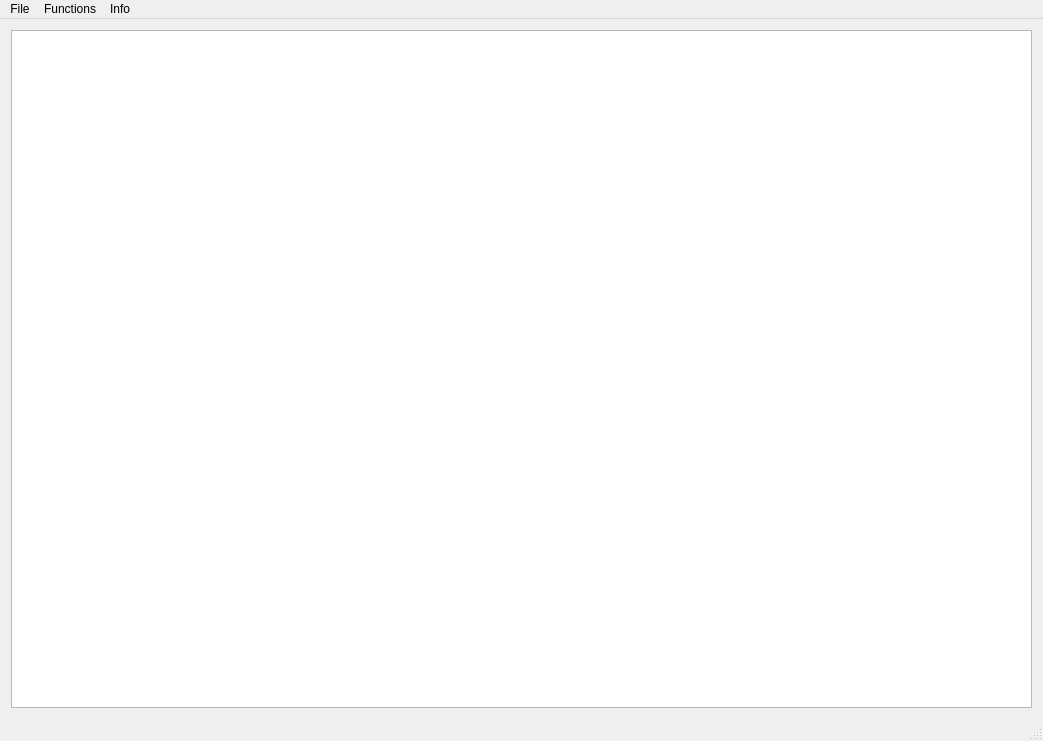
<?xml version="1.0" encoding="UTF-8"?>
<ui version="4.0">
 <class>MainWindow</class>
 <widget class="QMainWindow" name="MainWindow">
  <property name="geometry">
   <rect>
    <x>0</x>
    <y>0</y>
    <width>1043</width>
    <height>741</height>
   </rect>
  </property>
  <property name="windowTitle">
   <string>MainWindow</string>
  </property>
  <widget class="QWidget" name="centralWidget">
   <layout class="QHBoxLayout" name="horizontalLayout">
    <item>
     <widget class="QGraphicsView" name="graphicsView"/>
    </item>
   </layout>
  </widget>
  <widget class="QMenuBar" name="menuBar">
   <property name="geometry">
    <rect>
     <x>0</x>
     <y>0</y>
     <width>1043</width>
     <height>21</height>
    </rect>
   </property>
   <widget class="QMenu" name="menufile">
    <property name="title">
     <string>File</string>
    </property>
    <addaction name="actionOpen"/>
    <addaction name="actionCreate"/>
    <addaction name="actionSave"/>
   </widget>
   <widget class="QMenu" name="menuhelp">
    <property name="title">
     <string>Functions</string>
    </property>
    <addaction name="actionCut_image"/>
    <addaction name="actionDraw_invert_circle"/>
    <addaction name="actionDraw_a_section"/>
    <addaction name="actionImage_magnification"/>
   </widget>
   <widget class="QMenu" name="menuInfo">
    <property name="title">
     <string>Info</string>
    </property>
    <addaction name="actionAbout_file"/>
    <addaction name="actionaAuthor"/>
    <addaction name="actionHelp"/>
   </widget>
   <addaction name="menufile"/>
   <addaction name="menuhelp"/>
   <addaction name="menuInfo"/>
  </widget>
  <widget class="QStatusBar" name="statusBar"/>
  <action name="actionOpen">
   <property name="text">
    <string>Open</string>
   </property>
  </action>
  <action name="actionCreate">
   <property name="text">
    <string>Create</string>
   </property>
  </action>
  <action name="actionSave">
   <property name="text">
    <string>Save</string>
   </property>
  </action>
  <action name="actionCut_image">
   <property name="text">
    <string>Cut image</string>
   </property>
  </action>
  <action name="actionDraw_invert_circle">
   <property name="text">
    <string>Drawing invert circle</string>
   </property>
  </action>
  <action name="actionRGB_f">
   <property name="text">
    <string>RGB filter</string>
   </property>
  </action>
  <action name="actionImage_s">
   <property name="text">
    <string>Separate image</string>
   </property>
  </action>
  <action name="actionAbout_file">
   <property name="text">
    <string>About file</string>
   </property>
  </action>
  <action name="actionaAuthor">
   <property name="text">
    <string>Author</string>
   </property>
  </action>
  <action name="actionHelp">
   <property name="text">
    <string>Help</string>
   </property>
  </action>
  <action name="actionRandom_rectangle">
   <property name="text">
    <string>Random rectangle</string>
   </property>
  </action>
  <action name="actionCut_pick">
   <property name="text">
    <string>Cut pick</string>
   </property>
  </action>
  <action name="actionDrawing_a_section">
   <property name="text">
    <string>Draw section</string>
   </property>
  </action>
  <action name="actionDraw_a_section">
   <property name="text">
    <string>Drawing a section</string>
   </property>
  </action>
  <action name="actionImage_magnification">
   <property name="text">
    <string>Image magnification</string>
   </property>
  </action>
 </widget>
 <layoutdefault spacing="6" margin="11"/>
 <resources/>
 <connections/>
</ui>
